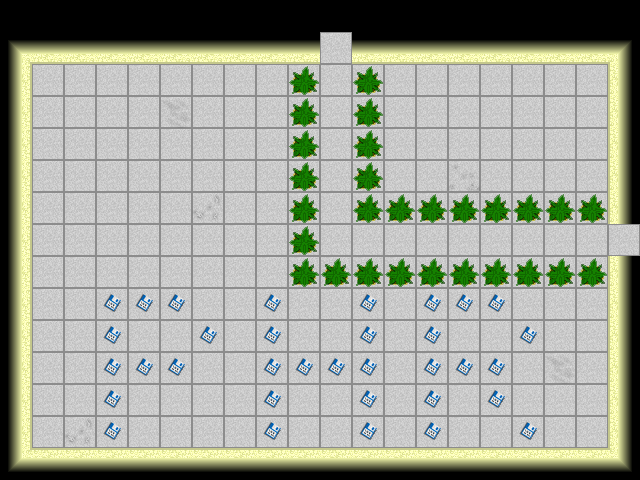

This game map was drawn from its Tiled (.tmx) file and the tilesets committed beside it. A one-line description and the trimmed map source follow:
An orthogonal 20x15 tile map with 32x32 px tiles, 1 tile layer (Tile Layer 1), 1 hidden layer not drawn, 2 tilesets and 3 objects (mainPlayer, doorRight, doorUp).

<map version="1.0" orientation="orthogonal" width="20" height="15" tilewidth="32" tileheight="32">
 <tileset firstgid="1" name="metatiles32x32" tilewidth="32" tileheight="32">
  <image source="../img/map/metatiles32x32.png" width="288" height="32" />
  <tile id="0">
   <properties>
    <property name="type" value="solid" />
   </properties>
  </tile>
  <tile id="5">
   <properties>
    <property name="type" value="doorRight" />
   </properties>
  </tile>
  <tile id="6">
   <properties>
    <property name="type" value="doorUp" />
   </properties>
  </tile>
  <tile id="7">
   <properties>
    <property name="type" value="doorDown" />
   </properties>
  </tile>
  <tile id="8">
   <properties>
    <property name="type" value="doorLeft" />
   </properties>
  </tile>
 </tileset>
 <tileset firstgid="10" name="Terrain" tilewidth="32" tileheight="32">
  <image source="../img/map/Terrain.png" width="256" height="256" />
 </tileset>
 <layer name="Tile Layer 1" width="20" height="15">
  <data>[300 cells, 280 non-empty, 14 distinct tile ids]</data>
 </layer>
 <layer name="collision" width="20" height="15" visible="0">
  <data>[300 cells, 90 non-empty, 1 distinct tile ids]</data>
 </layer>
 <objectgroup name="Object Layer 1" width="20" height="15">
  <object name="mainPlayer" x="320" y="96" width="32" height="32">
   <properties>
    <property name="image" value="Main_char" />
    <property name="spritewidth" value="64" />
   </properties>
  </object>
 </objectgroup>
 <objectgroup name="doors" width="20" height="15">
  <object name="doorRight" x="610" y="226" width="28" height="28" />
  <object name="doorUp" x="320" y="34" width="29" height="28">
   <properties>
    <property name="type" value="door" />
   </properties>
  </object>
 </objectgroup>
</map>
